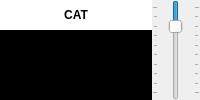
            <widget class="QFrame" name="frame_5">
              <property name="sizePolicy">
                <sizepolicy hsizetype="Preferred" vsizetype="Minimum">
                  <horstretch>0</horstretch>
                  <verstretch>0</verstretch>
                </sizepolicy>
              </property>
              <property name="minimumSize">
                <size>
                  <width>0</width>
                  <height>10</height>
                </size>
              </property>
              <property name="frameShape">
                <enum>QFrame::Shape::NoFrame</enum>
              </property>
              <property name="frameShadow">
                <enum>QFrame::Shadow::Plain</enum>
              </property>
              <layout class="QVBoxLayout" name="verticalLayout_14">
                <property name="spacing">
                  <number>4</number>
                </property>
                <property name="leftMargin">
                  <number>0</number>
                </property>
                <property name="topMargin">
                  <number>0</number>
                </property>
                <property name="rightMargin">
                  <number>0</number>
                </property>
                <property name="bottomMargin">
                  <number>0</number>
                </property>
                <item>
                  <widget class="QWidget" name="bandHorizontalWidget" native="true">
                    <property name="sizePolicy">
                      <sizepolicy hsizetype="Preferred" vsizetype="Preferred">
                        <horstretch>0</horstretch>
                        <verstretch>0</verstretch>
                      </sizepolicy>
                    </property>
                    <layout class="QHBoxLayout" name="horizontalLayoutBand">
                      <property name="spacing">
                        <number>0</number>
                      </property>
                      <property name="leftMargin">
                        <number>0</number>
                      </property>
                      <property name="topMargin">
                        <number>0</number>
                      </property>
                      <property name="rightMargin">
                        <number>0</number>
                      </property>
                      <property name="bottomMargin">
                        <number>0</number>
                      </property>
                      <item>
                        <widget class="QWidget" name="widget_3" native="true">
                          <property name="sizePolicy">
                            <sizepolicy hsizetype="Preferred" vsizetype="MinimumExpanding">
                              <horstretch>0</horstretch>
                              <verstretch>0</verstretch>
                            </sizepolicy>
                          </property>
                          <property name="minimumSize">
                            <size>
                              <width>0</width>
                              <height>0</height>
                            </size>
                          </property>
                          <property name="styleSheet">
                            <string notr="true">QWidget { background-color:black; }
</string>
                          </property>
                          <layout class="QVBoxLayout" name="verticalLayout_11">
                            <property name="spacing">
                              <number>0</number>
                            </property>
                            <property name="leftMargin">
                              <number>0</number>
                            </property>
                            <property name="topMargin">
                              <number>0</number>
                            </property>
                            <property name="rightMargin">
                              <number>0</number>
                            </property>
                            <property name="bottomMargin">
                              <number>0</number>
                            </property>
                            <item>
                              <widget class="QPushButton" name="readFreq">
                                <property name="enabled">
                                  <bool>false</bool>
                                </property>
                                <property name="sizePolicy">
                                  <sizepolicy hsizetype="Expanding" vsizetype="Fixed">
                                    <horstretch>0</horstretch>
                                    <verstretch>0</verstretch>
                                  </sizepolicy>
                                </property>
                                <property name="minimumSize">
                                  <size>
                                    <width>40</width>
                                    <height>30</height>
                                  </size>
                                </property>
                                <property name="maximumSize">
                                  <size>
                                    <width>16777215</width>
                                    <height>16777215</height>
                                  </size>
                                </property>
                                <property name="visible">
                                  <bool>true</bool>
                                </property>
                                <property name="toolTip">
                                  <string>&lt;html&gt;&lt;head/&gt;&lt;body&gt;&lt;p&gt;If orange or red there has been a rig control failure, click to reset and read the dial frequency.  S implies split mode.&lt;/p&gt;&lt;/body&gt;&lt;/html&gt;</string>
                                </property>
                                <property name="styleSheet">
                                  <string notr="true">QPushButton {
font-family: helvetica;
font-size: 9pt;
font-weight: bold;
background-color: white;
color: black;
border-style: solid;
border-width:0px;
border-color: gray;
min-width:40px;
min-height:30px;
}
QPushButton[state="error"] {
background-color: red;
}
QPushButton[state="warning"] {
background-color: orange;
}
QPushButton[state="ok"] {
background-color: #22ff22;
}</string>
                                </property>
                                <property name="text">
                                  <string>CAT</string>
                                </property>
                              </widget>
                            </item>
                            <item>
                              <widget class="SignalMeter" name="signal_meter_widget" native="true">
                                <property name="sizePolicy">
                                  <sizepolicy hsizetype="MinimumExpanding" vsizetype="MinimumExpanding">
                                    <horstretch>1</horstretch>
                                    <verstretch>1</verstretch>
                                  </sizepolicy>
                                </property>
                                <property name="minimumSize">
                                  <size>
                                    <width>75</width>
                                    <height>1</height>
                                  </size>
                                </property>
                                <property name="maximumSize">
                                  <size>
                                    <width>16777215</width>
                                    <height>16777215</height>
                                  </size>
                                </property>
                                <property name="toolTip">
                                  <string>&lt;html&gt;&lt;head/&gt;&lt;body&gt;&lt;p&gt;30dB recommended when only noise present&lt;br/&gt;Green when good&lt;br/&gt;Red when clipping may occur&lt;br/&gt;Yellow when too low&lt;/p&gt;&lt;/body&gt;&lt;/html&gt;</string>
                                </property>
                                <property name="styleSheet">
                                  <string notr="true">QLabel { color: white }</string>
                                </property>
                              </widget>
                            </item>
                          </layout>
                        </widget>
                      </item>
                      <item>
                        <widget class="AttenuationSlider" name="outAttenuation">
                          <property name="sizePolicy">
                            <sizepolicy hsizetype="Fixed" vsizetype="MinimumExpanding">
                              <horstretch>1</horstretch>
                              <verstretch>0</verstretch>
                            </sizepolicy>
                          </property>
                          <property name="minimumSize">
                            <size>
                              <width>48</width>
                              <height>1</height>
                            </size>
                          </property>
                          <property name="font">
                            <font>
                              <pointsize>10</pointsize>
                            </font>
                          </property>
                          <property name="toolTip">
                            <string>Adjust Tx audio level</string>
                          </property>
                          <property name="maximum">
                            <number>450</number>
                          </property>
                          <property name="value">
                            <number>100</number>
                          </property>
                          <property name="orientation">
                            <enum>Qt::Orientation::Vertical</enum>
                          </property>
                          <property name="invertedAppearance">
                            <bool>true</bool>
                          </property>
                          <property name="invertedControls">
                            <bool>true</bool>
                          </property>
                          <property name="tickPosition">
                            <enum>QSlider::TickPosition::TicksBothSides</enum>
                          </property>
                          <property name="tickInterval">
                            <number>50</number>
                          </property>
                        </widget>
                      </item>
                    </layout>
                  </widget>
                </item>
              </layout>
            </widget>
